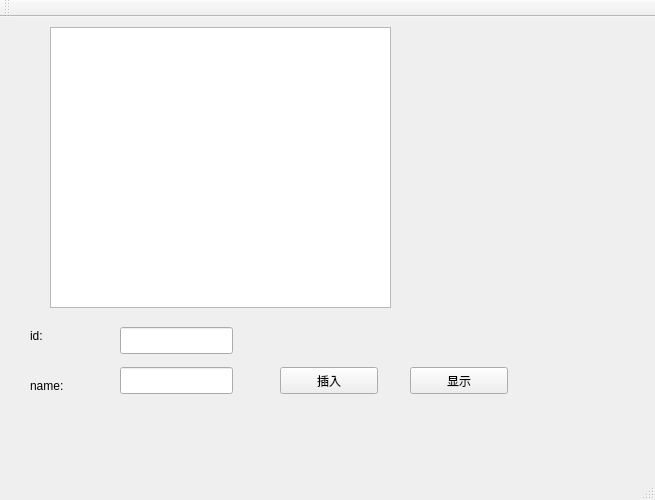
<?xml version="1.0" encoding="UTF-8"?>
<ui version="4.0">
 <class>MainWindow</class>
 <widget class="QMainWindow" name="MainWindow">
  <property name="geometry">
   <rect>
    <x>0</x>
    <y>0</y>
    <width>655</width>
    <height>500</height>
   </rect>
  </property>
  <property name="windowTitle">
   <string>MainWindow</string>
  </property>
  <widget class="QWidget" name="centralWidget">
   <widget class="QTextEdit" name="displayTextEdit">
    <property name="geometry">
     <rect>
      <x>50</x>
      <y>10</y>
      <width>341</width>
      <height>281</height>
     </rect>
    </property>
   </widget>
   <widget class="QLineEdit" name="idLineEdit">
    <property name="geometry">
     <rect>
      <x>120</x>
      <y>310</y>
      <width>113</width>
      <height>27</height>
     </rect>
    </property>
   </widget>
   <widget class="QLabel" name="label">
    <property name="geometry">
     <rect>
      <x>30</x>
      <y>310</y>
      <width>66</width>
      <height>17</height>
     </rect>
    </property>
    <property name="text">
     <string>id:</string>
    </property>
   </widget>
   <widget class="QLabel" name="label_2">
    <property name="geometry">
     <rect>
      <x>30</x>
      <y>360</y>
      <width>66</width>
      <height>17</height>
     </rect>
    </property>
    <property name="text">
     <string>name:</string>
    </property>
   </widget>
   <widget class="QLineEdit" name="nameLineEdit">
    <property name="geometry">
     <rect>
      <x>120</x>
      <y>350</y>
      <width>113</width>
      <height>27</height>
     </rect>
    </property>
   </widget>
   <widget class="QPushButton" name="addButton">
    <property name="geometry">
     <rect>
      <x>280</x>
      <y>350</y>
      <width>98</width>
      <height>27</height>
     </rect>
    </property>
    <property name="text">
     <string>插入</string>
    </property>
   </widget>
   <widget class="QPushButton" name="displayButton">
    <property name="geometry">
     <rect>
      <x>410</x>
      <y>350</y>
      <width>98</width>
      <height>27</height>
     </rect>
    </property>
    <property name="text">
     <string>显示</string>
    </property>
   </widget>
  </widget>
  <widget class="QMenuBar" name="menuBar">
   <property name="geometry">
    <rect>
     <x>0</x>
     <y>0</y>
     <width>655</width>
     <height>26</height>
    </rect>
   </property>
  </widget>
  <widget class="QToolBar" name="mainToolBar">
   <attribute name="toolBarArea">
    <enum>TopToolBarArea</enum>
   </attribute>
   <attribute name="toolBarBreak">
    <bool>false</bool>
   </attribute>
  </widget>
  <widget class="QStatusBar" name="statusBar"/>
 </widget>
 <layoutdefault spacing="6" margin="11"/>
 <resources/>
 <connections/>
</ui>
